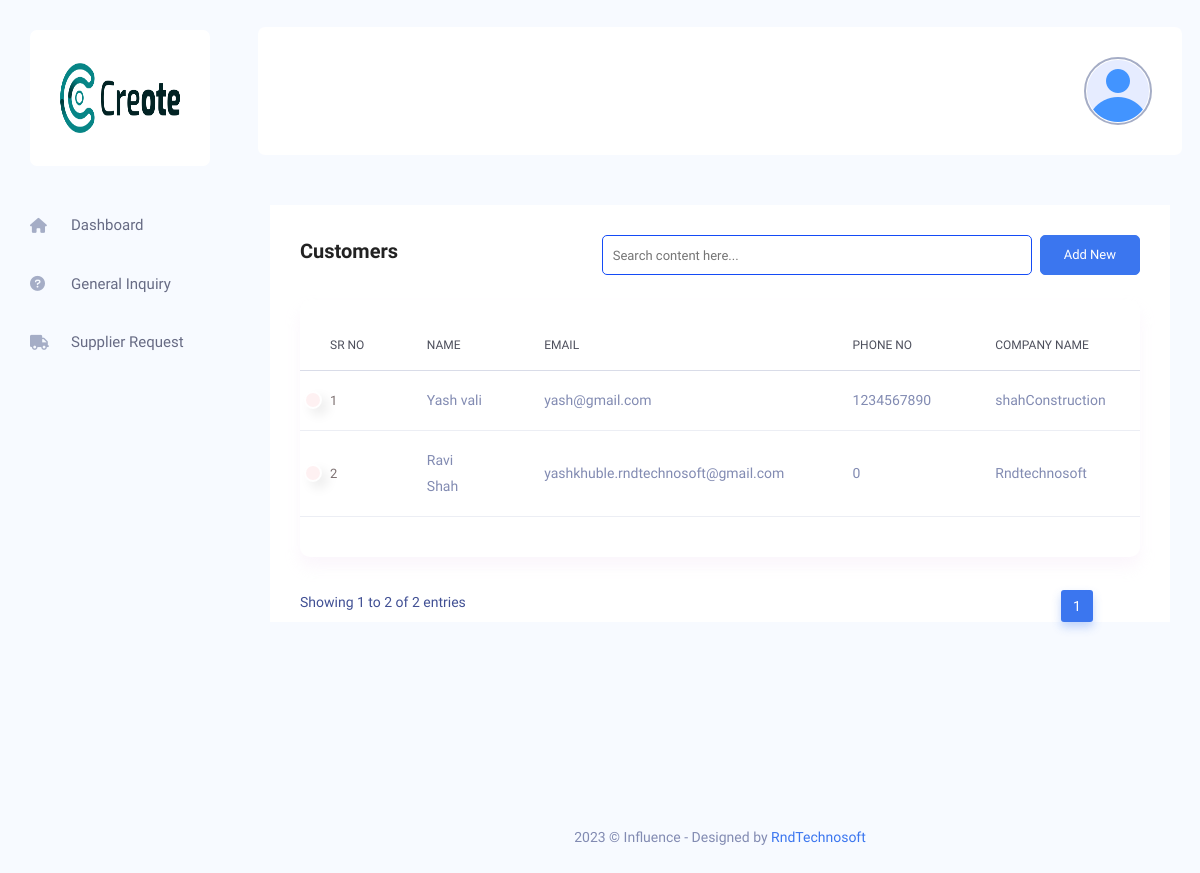
/admin/manage-customer.php (signed in), run on the app's committed database.
### tables this page shows
CREATE TABLE `tbl_footer_setting` (
  `id` int(11) UNSIGNED NOT NULL,
  `name` varchar(190) NOT NULL,
  `logo` varchar(190) NOT NULL,
  `alt_tag` varchar(191) NOT NULL,
  `background_image` text NOT NULL,
  `alt_tag1` varchar(191) NOT NULL,
  `about_us_des` varchar(250) NOT NULL,
  `facebook_link` varchar(191) NOT NULL,
  `twitter_link` varchar(191) NOT NULL,
  `instagram_link` varchar(191) NOT NULL,
  `youtube_link` varchar(191) NOT NULL,
  `create_at` timestamp NOT NULL DEFAULT current_timestamp(),
  `update_at` timestamp NULL DEFAULT NULL ON UPDATE current_timestamp()
);

CREATE TABLE `tbl_customer` (
  `id` int(11) UNSIGNED NOT NULL,
  `name` varchar(190) NOT NULL,
  `email_id` varchar(190) NOT NULL,
  `password` varchar(191) DEFAULT NULL,
  `phone_no` int(10) UNSIGNED NOT NULL,
  `country` varchar(100) NOT NULL,
  `state` varchar(100) NOT NULL,
  `city` varchar(100) NOT NULL,
  `address` varchar(100) NOT NULL,
  `company_name` varchar(190) NOT NULL,
  `gst_number` varchar(190) NOT NULL,
  `created_at` timestamp NOT NULL DEFAULT current_timestamp(),
  `updated_at` timestamp NULL DEFAULT NULL ON UPDATE current_timestamp()
);

### admin/manage-customer.php (the view, shortened to what this page needs)
<?php
include 'includes/header.php';
?>
<?php
include 'includes/side-bar.php';
?>
<?php include 'includes/top-bar.php';
?>
<div class="main_content_iner ">
    <div class="container-fluid plr_30 body_white_bg pt_30">
        <div class="row justify-content-center">
            <div class="col-12">
                <div class="QA_section">
                    <div class="white_box_tittle list_header">
                        <h4>Customers</h4>
                        <div class="box_right d-flex lms_block">
                            <div class="serach_field_2">
                                <div class="search_inner">
                                    <div class="search_field">
                                        <input type="text" placeholder="Search content here..." class="search-table-data">
                                    </div>
                                </div>
                            </div>
                            <div class="add_button ms-2">
                                <a href="add-customer.php" class="btn_1">Add New</a>
                            </div>
                        </div>
                    </div>
                    <div class="QA_table ">
                        <table class="table lms_table_active">
                            <thead>
                                <tr>
                                    <th scope="col">Sr No</th>
                                    <th scope="col">Name</th>
                                    <th scope="col">email</th>
                                    <th scope="col">Phone No</th>
                                    <th scope="col">company name</th>
                                </tr>
                            </thead>
                            <tbody>
                                <?php
                                $sql = 'SELECT tbl_customer.*, tbl_customer.id as cid FROM tbl_customer ';
                                $result = mysqli_query($conn, $sql);
                                if (mysqli_num_rows($result) > 0) {
                                    $cno = 1;
                                    while ($row = mysqli_fetch_assoc($result)) {
                                ?>
                                        <tr>
                                            <th scope="row"> <a href="#" class="question_content"><?php echo $cno ?></a></th>
                                            <td><?php echo $row['name']; ?></td>
                                            <td><?php echo $row['email_id'];  ?></td>
                                            <td><?php echo $row['phone_no'];  ?></td>
                                            <td><?php echo $row['company_name'];  ?></td>
                                        </tr>
                                <?php
                                        $cno++;
                                    }
                                } ?>
                            </tbody>
                        </table>
                    </div>
                </div>
            </div>
        </div>
    </div>
</div>
<?php
include 'includes/footer.php';
?>

### admin/includes/side-bar.php (shortened to what this page needs)
<?php
$select = "SELECT * FROM tbl_footer_setting WHERE id = 1";
$footerl = mysqli_query($conn, $select);
$sidebarlogo = mysqli_fetch_assoc($footerl);
?>
<nav class="sidebar">
    <div class="logo d-flex justify-content-between">
        <a href="home.php"><img src="./images/footer/<?php echo $sidebarlogo['logo']; ?>" height="70" width="70" alt="<?php echo $sidebarlogo['alt_tag']; ?>"></a>
    </div>
    <ul id="sidebar_menu">
        <li class="">
            <a class="" href="home.php" aria-expanded="false">
               <i class="fa-solid fa-house"></i>
                <span>Dashboard</span>
            </a>
        </li>
         <li class="">
            <a class="" href="manage-general-inquiry.php" aria-expanded="false">
                <i class="fa-solid fa-circle-question"></i>
                <span>General Inquiry</span>
            </a>
        </li>
         <li class="">
            <a class="" href="manage-supplier-request.php" aria-expanded="false">
                <i class="fas fa-truck"></i>
                <span>Supplier Request</span>
            </a>
        </li>
    </ul>
</nav>

### admin/assets/css/custome.css (style rules this page uses)
.serach_field_2 .search_inner input { color: #000; font-size: 13px; height: 40px; width: 100%; border-radius: 5px; padding-left: 10px !important; border: 1px solid #144bf6; padding-right: 15px; }

### data on the page
tbl_footer_setting: logo (placeholder picture)
tbl_customer: name "Yash vali", email "yash@gmail.com", phone_no "1234567890", company_name "shahConstruction"
tbl_customer: name "Ravi Shah", email "yashkhuble.rndtechnosoft@gmail.com", phone_no "0", company_name "Rndtechnosoft"
